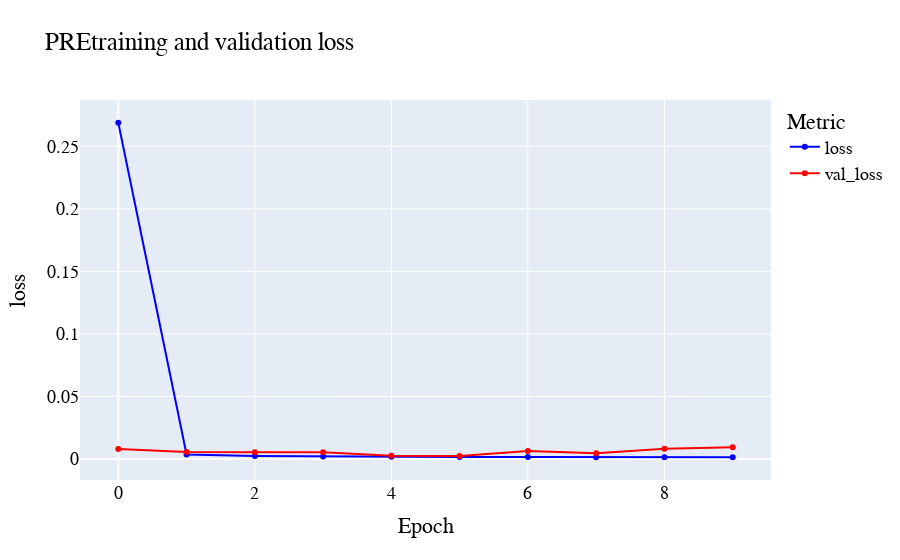

This figure's notebook cell:
### Code cell
pretraining_figs_dict['loss'].show()

### Figure 1 — Plotly figure (JSON) as saved in the notebook; plotly's stock layout.template omitted (floating-point values rounded to 4 significant figures)
{"data": [{"hoverinfo": "text", "hovertext": [0.2689, 0.003581, 0.002428, 0.002016, 0.001748, 0.001624, 0.001523, 0.001427, 0.001388, 0.00133], "line": {"color": "blue", "width": 2}, "mode": "lines+markers", "name": "loss", "type": "scatter", "x": [0, 1, 2, 3, 4, 5, 6, 7, 8, 9], "y": [0.2689, 0.003581, 0.002428, 0.002016, 0.001748, 0.001624, 0.001523, 0.001427, 0.001388, 0.00133]}, {"hoverinfo": "text", "hovertext": [0.007836, 0.005629, 0.005271, 0.005299, 0.002581, 0.002404, 0.006415, 0.004442, 0.008158, 0.009428], "line": {"color": "red", "width": 2}, "mode": "lines+markers", "name": "val_loss", "type": "scatter", "x": [0, 1, 2, 3, 4, 5, 6, 7, 8, 9], "y": [0.007836, 0.005629, 0.005271, 0.005299, 0.002581, 0.002404, 0.006415, 0.004442, 0.008158, 0.009428]}], "layout": {"font": {"color": "black", "family": "Courier New, monospace", "size": 18}, "legend": {"title": {"text": "Metric"}}, "title": {"text": "PREtraining and validation loss"}, "xaxis": {"title": {"text": "Epoch"}}, "yaxis": {"title": {"text": "loss"}}}}
